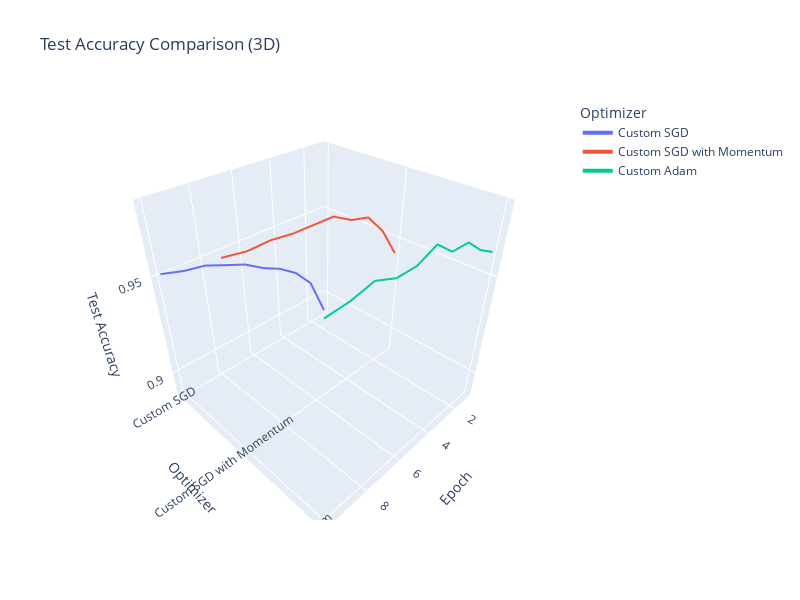

Notebook code for this chart:
### Code cell
# Create DataFrame for Test Accuracy
test_data = []
for opt in optimizers:
    for epoch, acc in enumerate(results[opt][1], 1):
        test_data.append({
            'Epoch': epoch,
            'Optimizer': opt,
            'Accuracy': acc
        })

df_test = pd.DataFrame(test_data)

# Create interactive 3D plot
fig = px.line_3d(df_test, 
                 x='Epoch', 
                 y='Optimizer', 
                 z='Accuracy',
                 color='Optimizer',
                 title='Test Accuracy Comparison (3D)',
                 labels={'Accuracy': 'Test Accuracy'})

fig.update_traces(line=dict(width=4))
fig.update_layout(
    scene = dict(
        xaxis_title='Epoch',
        yaxis_title='Optimizer',
        zaxis_title='Test Accuracy'
    ),
    width=800,
    height=600,
    showlegend=True
)
fig.show()

### Figure 1 — Plotly figure (JSON) as saved in the notebook; plotly's stock layout.template omitted (floating-point values rounded to 4 significant figures)
{"data": [{"hovertemplate": "Optimizer=%{y}<br>Epoch=%{x}<br>Test Accuracy=%{z}<extra></extra>", "legendgroup": "Custom SGD", "line": {"color": "#636efa", "dash": "solid", "width": 4}, "marker": {"symbol": "circle"}, "mode": "lines", "name": "Custom SGD", "scene": "scene", "showlegend": true, "type": "scatter3d", "x": [1, 2, 3, 4, 5, 6, 7, 8, 9, 10], "y": ["Custom SGD", "Custom SGD", "Custom SGD", "Custom SGD", "Custom SGD", "Custom SGD", "Custom SGD", "Custom SGD", "Custom SGD", "Custom SGD"], "z": [0.8894, 0.9117, 0.9221, 0.9287, 0.9333, 0.9393, 0.9431, 0.947, 0.9486, 0.9514]}, {"hovertemplate": "Optimizer=%{y}<br>Epoch=%{x}<br>Test Accuracy=%{z}<extra></extra>", "legendgroup": "Custom SGD with Momentum", "line": {"color": "#EF553B", "dash": "solid", "width": 4}, "marker": {"symbol": "circle"}, "mode": "lines", "name": "Custom SGD with Momentum", "scene": "scene", "showlegend": true, "type": "scatter3d", "x": [1, 2, 3, 4, 5, 6, 7, 8, 9, 10], "y": ["Custom SGD with Momentum", "Custom SGD with Momentum", "Custom SGD with Momentum", "Custom SGD with Momentum", "Custom SGD with Momentum", "Custom SGD with Momentum", "Custom SGD with Momentum", "Custom SGD with Momentum", "Custom SGD with Momentum", "Custom SGD with Momentum"], "z": [0.9432, 0.9576, 0.9671, 0.9693, 0.974, 0.9741, 0.9742, 0.9753, 0.975, 0.9765]}, {"hovertemplate": "Optimizer=%{y}<br>Epoch=%{x}<br>Test Accuracy=%{z}<extra></extra>", "legendgroup": "Custom Adam", "line": {"color": "#00cc96", "dash": "solid", "width": 4}, "marker": {"symbol": "circle"}, "mode": "lines", "name": "Custom Adam", "scene": "scene", "showlegend": true, "type": "scatter3d", "x": [1, 2, 3, 4, 5, 6, 7, 8, 9, 10], "y": ["Custom Adam", "Custom Adam", "Custom Adam", "Custom Adam", "Custom Adam", "Custom Adam", "Custom Adam", "Custom Adam", "Custom Adam", "Custom Adam"], "z": [0.9612, 0.9658, 0.9726, 0.9729, 0.9793, 0.9757, 0.9757, 0.9792, 0.9772, 0.9766]}], "layout": {"height": 600, "legend": {"title": {"text": "Optimizer"}, "tracegroupgap": 0}, "scene": {"domain": {"x": [0, 1], "y": [0, 1]}, "xaxis": {"title": {"text": "Epoch"}}, "yaxis": {"categoryarray": ["Custom SGD", "Custom SGD with Momentum", "Custom Adam"], "categoryorder": "array", "title": {"text": "Optimizer"}}, "zaxis": {"title": {"text": "Test Accuracy"}}}, "showlegend": true, "title": {"text": "Test Accuracy Comparison (3D)"}, "width": 800}}
